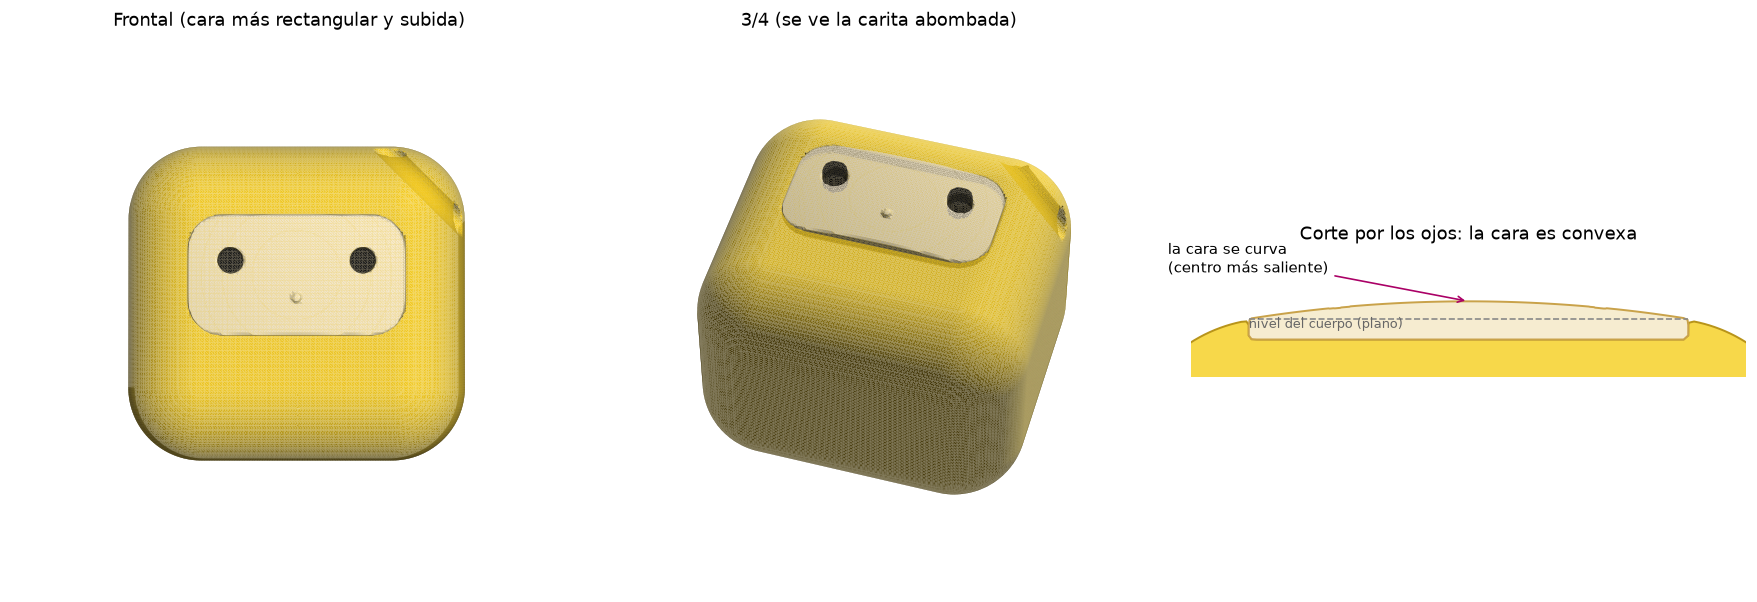

The script that saved this image:
#!/usr/bin/env python3
"""Vista de los cambios: ojos mas separados, nariz +15%, cara abombada."""
import numpy as np
import matplotlib
matplotlib.use("Agg")
import matplotlib.pyplot as plt
from mpl_toolkits.mplot3d.art3d import Poly3DCollection
import trimesh

YELLOW = np.array([0.96, 0.80, 0.14])
CREAM = np.array([0.98, 0.93, 0.82])
BLACK = np.array([0.10, 0.10, 0.10])


def load(path, color, outer_only=False):
    m = trimesh.load(path)
    if outer_only:
        c = m.split(only_watertight=False)
        if len(c) > 1:
            m = max(c, key=lambda x: float(np.prod(x.extents)))
    return m.vertices[m.faces], np.tile(color, (len(m.faces), 1))


PARTS = [load("cuerpo_amarillo.stl", YELLOW, outer_only=True),
         load("cara_crema.stl", CREAM),
         load("ojos_negro.stl", BLACK)]
T = np.concatenate([p[0] for p in PARTS])
B = np.concatenate([p[1] for p in PARTS])


def draw(ax, elev, azim, light_dir, xform=None, title="", lim=30):
    tris = xform(T) if xform else T
    n = np.cross(tris[:, 1] - tris[:, 0], tris[:, 2] - tris[:, 0])
    n /= np.linalg.norm(n, axis=1, keepdims=True) + 1e-9
    e, a = np.deg2rad(elev), np.deg2rad(azim)
    view = np.array([np.cos(e)*np.cos(a), np.cos(e)*np.sin(a), np.sin(e)])
    fr = (n @ view) > 0
    tris, base, n = tris[fr], B[fr], n[fr]
    light = np.array(light_dir, float); light /= np.linalg.norm(light)
    sh = np.clip(n @ light, 0, 1) * 0.72 + 0.28
    col = np.clip(base * sh[:, None], 0, 1)
    o = np.argsort(tris.mean(1) @ view)
    ax.add_collection3d(Poly3DCollection(tris[o], facecolors=col[o], edgecolors="none"))
    ax.set_xlim(-lim, lim); ax.set_ylim(-lim, lim); ax.set_zlim(-lim, lim)
    ax.set_box_aspect((1, 1, 1)); ax.view_init(elev=elev, azim=azim); ax.set_axis_off()
    ax.set_title(title, fontsize=11)


fig = plt.figure(figsize=(15, 5), facecolor="white")

ax1 = fig.add_subplot(1, 3, 1, projection="3d")
draw(ax1, 88, -90, [0.25, 0.2, 0.95],
     title="Frontal (cara más rectangular y subida)")

ax2 = fig.add_subplot(1, 3, 2, projection="3d")
draw(ax2, 50, -74, [0.35, 0.5, 0.8], title="3/4 (se ve la carita abombada)")

# Corte horizontal a la altura de los ojos: muestra la curva del panel
ax3 = fig.add_subplot(1, 3, 3)
plane = dict(plane_origin=[0, 4.5, 0], plane_normal=[0, 1, 0])
b = trimesh.load("cuerpo_amarillo.stl").section(**plane)
for poly in b.discrete:
    ax3.fill(poly[:, 0], poly[:, 2], facecolor="#f7d84a", edgecolor="#b8941a",
             lw=1.2, zorder=1)
c = trimesh.load("cara_crema.stl").section(**plane)
for poly in c.discrete:
    ax3.fill(poly[:, 0], poly[:, 2], facecolor="#f6ecd0", edgecolor="#c9a24a",
             lw=1.2, zorder=2)
ax3.annotate("la cara se curva\n(centro más saliente)", xy=(0, 24.5), xytext=(-26, 27),
             fontsize=9, ha="left", arrowprops=dict(arrowstyle="->", color="#a06"))
ax3.plot([-19, 19], [23, 23], "--", color="#888", lw=1)
ax3.text(-19, 22.2, "nivel del cuerpo (plano)", fontsize=8, color="#666")
ax3.set_aspect("equal"); ax3.axis("off")
ax3.set_xlim(-24, 24); ax3.set_ylim(18, 29)
ax3.set_title("Corte por los ojos: la cara es convexa", fontsize=11)

plt.tight_layout()
plt.savefig("preview_cambios.png", dpi=118, bbox_inches="tight", facecolor="white")
print("Guardado preview_cambios.png")
